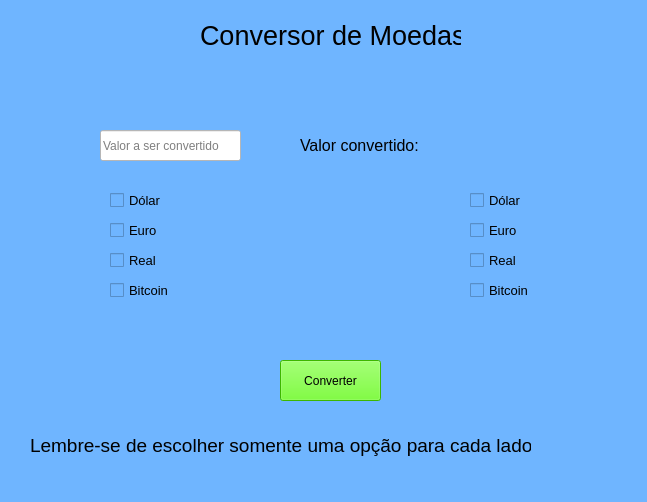
<?xml version="1.0" encoding="UTF-8"?>
<ui version="4.0">
 <class>MainWindow</class>
 <widget class="QMainWindow" name="MainWindow">
  <property name="geometry">
   <rect>
    <x>0</x>
    <y>0</y>
    <width>647</width>
    <height>502</height>
   </rect>
  </property>
  <property name="font">
   <font>
    <pointsize>14</pointsize>
   </font>
  </property>
  <property name="windowTitle">
   <string>MainWindow</string>
  </property>
  <property name="styleSheet">
   <string notr="true">background-color:rgb(111, 181, 255)</string>
  </property>
  <widget class="QWidget" name="centralwidget">
   <widget class="QPushButton" name="Converter">
    <property name="geometry">
     <rect>
      <x>280</x>
      <y>360</y>
      <width>101</width>
      <height>41</height>
     </rect>
    </property>
    <property name="styleSheet">
     <string notr="true">background-color:rgb(85, 255, 0)</string>
    </property>
    <property name="text">
     <string>Converter</string>
    </property>
   </widget>
   <widget class="QLabel" name="label">
    <property name="geometry">
     <rect>
      <x>200</x>
      <y>20</y>
      <width>261</width>
      <height>31</height>
     </rect>
    </property>
    <property name="font">
     <font>
      <pointsize>20</pointsize>
     </font>
    </property>
    <property name="text">
     <string>Conversor de Moedas</string>
    </property>
   </widget>
   <widget class="QLineEdit" name="Moeda1">
    <property name="geometry">
     <rect>
      <x>100</x>
      <y>130</y>
      <width>141</width>
      <height>31</height>
     </rect>
    </property>
    <property name="styleSheet">
     <string notr="true">background-color:rgb(255, 255, 255)</string>
    </property>
    <property name="placeholderText">
     <string>Valor a ser convertido</string>
    </property>
   </widget>
   <widget class="QLabel" name="Convertido">
    <property name="geometry">
     <rect>
      <x>300</x>
      <y>130</y>
      <width>311</width>
      <height>31</height>
     </rect>
    </property>
    <property name="font">
     <font>
      <pointsize>12</pointsize>
     </font>
    </property>
    <property name="text">
     <string>Valor convertido: </string>
    </property>
   </widget>
   <widget class="QCheckBox" name="Dolar1">
    <property name="geometry">
     <rect>
      <x>110</x>
      <y>190</y>
      <width>71</width>
      <height>21</height>
     </rect>
    </property>
    <property name="font">
     <font>
      <pointsize>10</pointsize>
     </font>
    </property>
    <property name="text">
     <string>Dólar</string>
    </property>
   </widget>
   <widget class="QCheckBox" name="Bitcoin1">
    <property name="geometry">
     <rect>
      <x>110</x>
      <y>280</y>
      <width>71</width>
      <height>21</height>
     </rect>
    </property>
    <property name="font">
     <font>
      <pointsize>10</pointsize>
     </font>
    </property>
    <property name="text">
     <string>Bitcoin</string>
    </property>
   </widget>
   <widget class="QCheckBox" name="Real1">
    <property name="geometry">
     <rect>
      <x>110</x>
      <y>250</y>
      <width>71</width>
      <height>21</height>
     </rect>
    </property>
    <property name="font">
     <font>
      <pointsize>10</pointsize>
     </font>
    </property>
    <property name="text">
     <string>Real</string>
    </property>
   </widget>
   <widget class="QCheckBox" name="Euro1">
    <property name="geometry">
     <rect>
      <x>110</x>
      <y>220</y>
      <width>71</width>
      <height>21</height>
     </rect>
    </property>
    <property name="font">
     <font>
      <pointsize>10</pointsize>
     </font>
    </property>
    <property name="text">
     <string>Euro</string>
    </property>
   </widget>
   <widget class="QCheckBox" name="Real2">
    <property name="geometry">
     <rect>
      <x>470</x>
      <y>250</y>
      <width>71</width>
      <height>21</height>
     </rect>
    </property>
    <property name="font">
     <font>
      <pointsize>10</pointsize>
     </font>
    </property>
    <property name="text">
     <string>Real</string>
    </property>
   </widget>
   <widget class="QCheckBox" name="Dolar2">
    <property name="geometry">
     <rect>
      <x>470</x>
      <y>190</y>
      <width>71</width>
      <height>21</height>
     </rect>
    </property>
    <property name="font">
     <font>
      <pointsize>10</pointsize>
     </font>
    </property>
    <property name="text">
     <string>Dólar</string>
    </property>
   </widget>
   <widget class="QCheckBox" name="Bitcoin2">
    <property name="geometry">
     <rect>
      <x>470</x>
      <y>280</y>
      <width>71</width>
      <height>21</height>
     </rect>
    </property>
    <property name="font">
     <font>
      <pointsize>10</pointsize>
     </font>
    </property>
    <property name="text">
     <string>Bitcoin</string>
    </property>
   </widget>
   <widget class="QCheckBox" name="Euro2">
    <property name="geometry">
     <rect>
      <x>470</x>
      <y>220</y>
      <width>71</width>
      <height>21</height>
     </rect>
    </property>
    <property name="font">
     <font>
      <pointsize>10</pointsize>
     </font>
    </property>
    <property name="text">
     <string>Euro</string>
    </property>
   </widget>
   <widget class="QLabel" name="label_2">
    <property name="geometry">
     <rect>
      <x>30</x>
      <y>425</y>
      <width>501</width>
      <height>41</height>
     </rect>
    </property>
    <property name="font">
     <font>
      <pointsize>14</pointsize>
     </font>
    </property>
    <property name="text">
     <string>Lembre-se de escolher somente uma opção para cada lado!</string>
    </property>
   </widget>
  </widget>
  <widget class="QMenuBar" name="menubar">
   <property name="geometry">
    <rect>
     <x>0</x>
     <y>0</y>
     <width>647</width>
     <height>21</height>
    </rect>
   </property>
  </widget>
  <widget class="QStatusBar" name="statusbar"/>
 </widget>
 <resources/>
 <connections/>
</ui>
